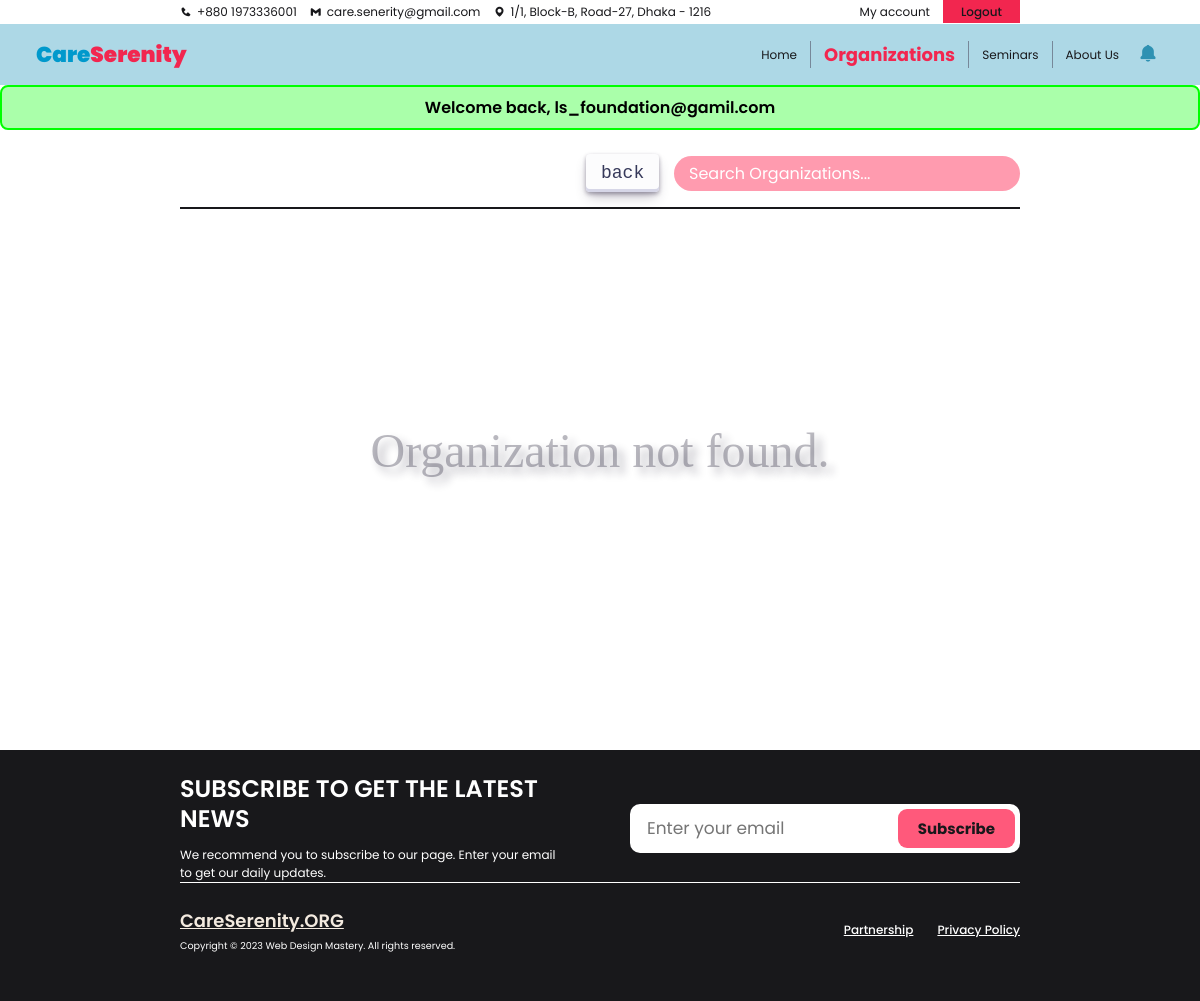
The app's page /O_organization.php (signed in), older data.
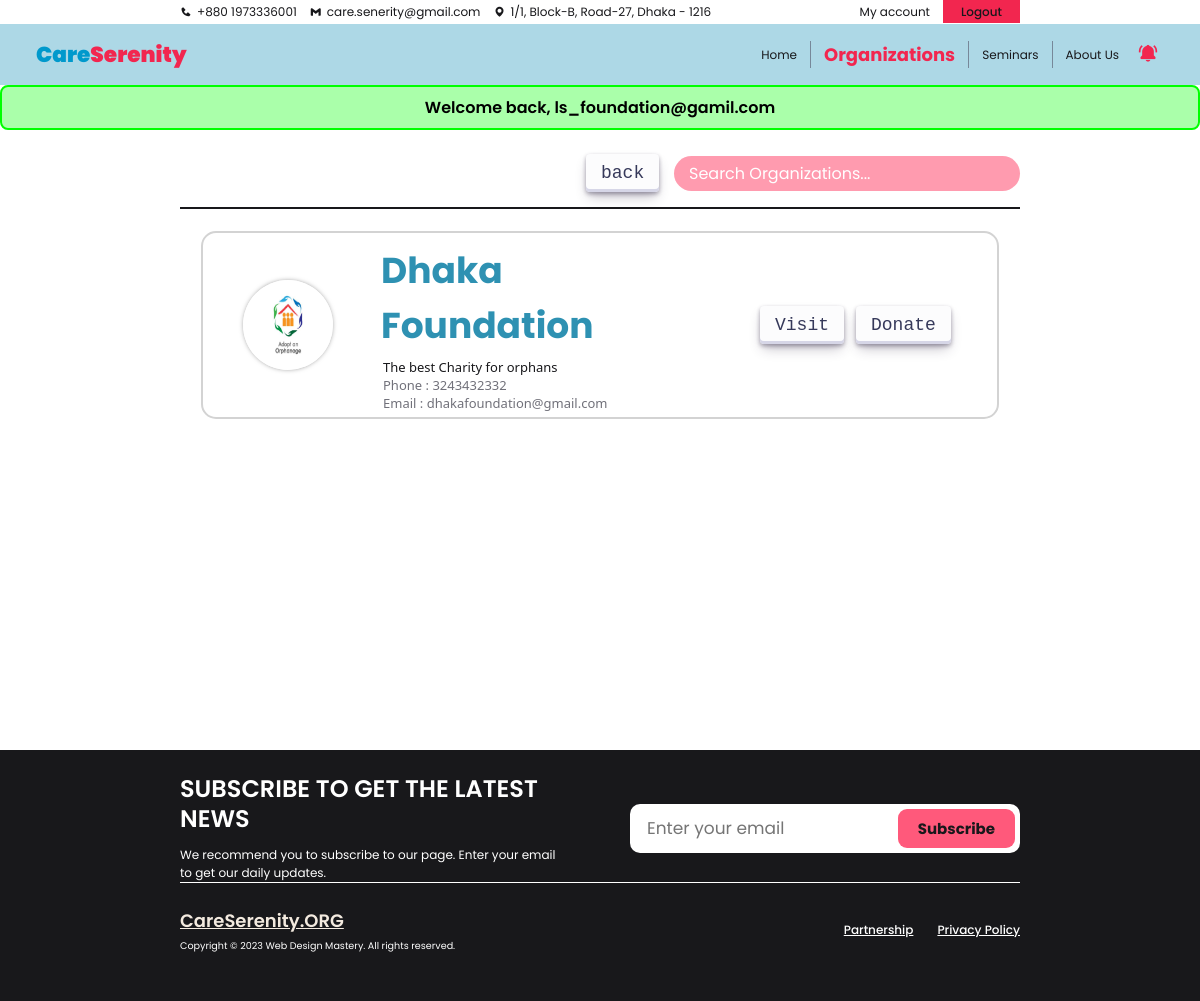
The same page, newer data.
### tables this page shows
CREATE TABLE `org_list` (
  `org_id` int NOT NULL,
  `org_name` varchar(255) DEFAULT NULL,
  `acc_id` int NOT NULL,
  `org_description` text,
  `org_email` varchar(255) DEFAULT NULL,
  `org_phone` varchar(255) DEFAULT NULL,
  `org_website` varchar(255) DEFAULT NULL,
  `org_logo` varchar(255) DEFAULT NULL,
  `established` varchar(255) DEFAULT NULL,
  `org_location` varchar(255) DEFAULT NULL,
  `org_vision` varchar(255) DEFAULT NULL,
  `org_reviews` decimal(2,2) DEFAULT NULL
);

### navbarO.php (the view, shortened to what the changed rows need)
<nav>
    <div class="bottom-nav">
        <ul class="main-nav">
            <li class="icon" onclick="toggleNotifi()">
                <i class='bx bxs-bell' style="<?php echo ($unreadCount > 0) ? 'display:none;' : ''; ?>"></i>
                <i class='bx bxs-bell-ring bx-tada ' style="<?php echo ($unreadCount > 0) ? '' : 'display:none;'; ?>"></i>
            </li>
        </ul>
    </div>
</nav>

### organization_fetch_BE.php (shortened to what the changed rows need)
<?php
    include('./db_con.php');
    if (!isset($_SESSION['acc_id']) && !isset($_SESSION['role'])) {
        $_SESSION["negative"] = "Warning. You have to login first";
        header("Location: ./login.php");
        exit();
    } else {
        $role = $_SESSION['role'];
        $acc_id = $_SESSION['acc_id'];
        $query = "SELECT * FROM org_list WHERE acc_id != $acc_id";
        $result = mysqli_query($con, $query);
        if (mysqli_num_rows($result) > 0) {
            while ($row = mysqli_fetch_assoc($result)) {
                echo '<div class="org-card">';
                    echo '<div class="x">';
                        echo '<div class="org_img"><img src="./assets/' . $row['org_logo'] . '" alt=""></div>';
                        echo '<div class="org_info">';
                            echo '<h1 class="org_title">' . $row['org_name'] . '</h1>';
                            echo '<p class="org_vision">' . $row['org_vision'] . '</p>';
                            echo '<p>Phone : ' . $row['org_phone'] . '</p>';
                            echo '<p>Email : ' . $row['org_email'] . '</p>';
                        echo '</div>';
                    echo '</div>';
                    echo '<div class="action_button">';
                        if ($role == 'org') {
                            echo '<a href="./O_see_organization_profile.php?org_id=' . $row['org_id'] . '" id="button-30"> Visit </a>';
                            echo '<a href="./O_donation.php?org_id=' . $row['org_id'] . '" id="button-30"> Donate </a>';
                        } else if ($role == 'admin') {
                            echo '<a href="#?org_id=' . $row['org_id'] . '"> Visit </a>';
                        } else {
                            echo '<a href="./U_see_organization_profile.php?org_id=' . $row['org_id'] . '" id="button-30"> View </a>';
                            echo '<a href="./U_donation.php?org_id=' . $row['org_id'] . '" id="button-30"> Donate </a>';
                        }
                    echo '</div>';
                echo '</div>';
            }
        } else {
            echo '<p id="notFound">Organization not found.</p>';
        }
    }
?>

Row changes from the older to the newer data that the page shows:
added org_list: org_logo (picture), org_name "Dhaka Foundation", org_vision "The best Charity for orphans", org_phone "3243432332", org_email "dhakafoundation@gmail.com"
Text that changed along with them:
text no longer shown: "Organization not found."
